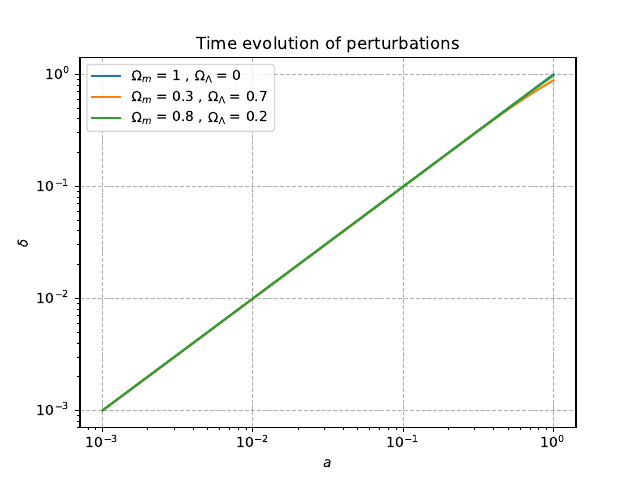

Here is the Python script that generated this plot:
import numpy as np
import matplotlib.pyplot as plt

def H(H_0, a, omega_m, omega_l):

	"""
	Hubble parameter H.
	
	"""

	return H_0 * np.sqrt(omega_m * a**(-3) + omega_l)



def a_dot(H_0, a, omega_m, omega_l):

	"""
	Derivative of scale factor a.

	"""
	return H(H_0, a, omega_m, omega_l)*a



def dvdt(H_0, a, omega_m, omega_l, u, v):

	"""
	ddelta/dt, where we sub delta = u for readability.

	"""

	h = H(H_0, a, omega_m, omega_l)			#computing H
	return ((3/2) * u * h**2) - 2*h*v



def EulerLoop(n, H_0, a_0, a_1, omega_m, omega_l, u_0):

	"""
	Integrationloop using Eulers Method.

	"""

	#making intial arrays and setting bonudary conditions
	a, da = np.linspace(a_0, a_1, n, retstep = True)
	z = (a_1/a) - 1
	u = np.zeros(n);				u[0] = u_0		
	v = np.zeros(n);				v[0] = a_dot(H_0, a[0], omega_m, omega_l)


	#integration
	for i in range(n-1):
		#computing dt
		dt = da/a_dot(H_0, a[i], omega_m, omega_l)

		v[i+1] = v[i] + dvdt(H_0, a[i], omega_m, omega_l, u[i], v[i])*dt
		u[i+1] = u[i] + v[i+1]*dt

	return a, u, z



def GrowthFactor(u, a):

	"""
	Computing the growth factor f

	"""

	return np.diff(np.log(u))/np.diff(np.log(a))



def main():

	"""
	Executes the program and displays the results.

	"""

	#constants and initial values
	H_0 = 2.269e-18
	u_0 = 1e-3
	a_0 = 1e-3
	a_1 = 1
	n = int(1e5)

	#fractional densities
	omega_list = np.array([1.0, 0.3, 0.8])

	#extracting the results
	for omega_m in omega_list:

		#starting by finding lambda fractional density
		omega_l = 1 - omega_m

		#computing a and u for the given densities
		a, u, z = EulerLoop(n, H_0, a_0, a_1, omega_m, omega_l, u_0)

		#plotting the results
		plt.loglog(a, u, label = r"$\Omega_m$ = %g , $\Omega_\Lambda$ = %g" %(omega_m, omega_l))


	plt.title("Time evolution of perturbations")
	plt.xlabel("$a$")
	plt.ylabel(r"$\delta$")
	plt.legend()
	plt.grid(linestyle="--")
	plt.savefig("2b.pdf")
	plt.show()

	#extracting the results
	for omega_m in omega_list:

		#starting by finding lambda fractional density
		omega_l = 1 - omega_m

		#computing a and u for the given densities
		a, u, z = EulerLoop(n, H_0, a_0, a_1, omega_m, omega_l, u_0)
		#computing the growth factor
		gf = GrowthFactor(u, a)

		#plotting the results
		plt.loglog(z[1:], gf , label = r"$\Omega_m$ = %g , $\Omega_\Lambda$ = %g" %(omega_m, omega_l))

	plt.title("Growth Factor for different cosmologies")
	plt.xlabel("$z$")
	plt.ylabel("$f$")
	plt.legend()
	plt.grid(linestyle="--")
	plt.savefig("growth.pdf")
	plt.show()


main()